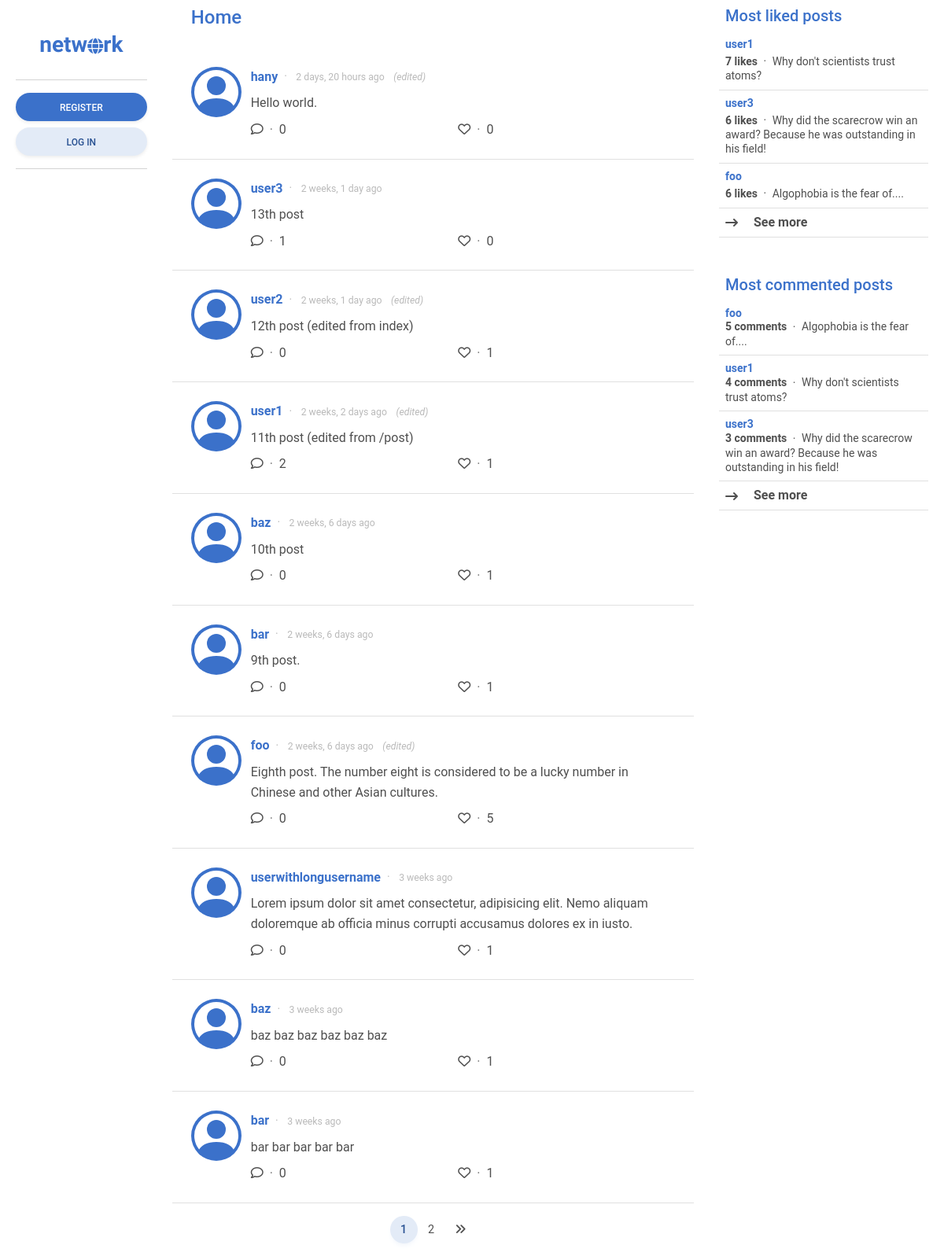
The page / on the database its author committed.
### network/models.py (models this page shows, shortened)
class Post(models.Model):
    content = models.CharField(max_length=255)
    poster = models.ForeignKey(User, on_delete=models.CASCADE, related_name="posts")
    likers = models.ManyToManyField(User, blank=True, related_name="likes")
    date_posted = models.DateTimeField(auto_now_add=True)
    edited = models.BooleanField(default=False)
    def most_liked_posts():
        posts = Post.objects.annotate(likes_count=Count('likers'))
        return posts.order_by('-likes_count')
    def most_commented_posts():
        posts = Post.objects.annotate(comment_count=Count('comments'))
        return posts.order_by('-comment_count')
    class Meta:
        ordering = ["-date_posted"]

class User(AbstractUser):
    pass
    date_joined = models.DateTimeField(auto_now_add=True)
    following = models.ManyToManyField("self", blank=True, related_name="followers", symmetrical=False)
    def most_followed_users():
        users = User.objects.annotate(follower_count=Count('followers'))
        return users.order_by('-follower_count')

### network/views.py (the view)
# urls.py: path("", views.index, name="index"),
def index(request):
    most_followed_users = User.most_followed_users()
    most_liked_posts = Post.most_liked_posts()
    most_commented_posts = Post.most_commented_posts()
    posts = Post.objects.all()
    p = Paginator(posts, 10)
    page_number = request.GET.get("page")
    page_posts = p.get_page(page_number)
    return render(request, "network/index.html", {
        "most_followed_users": most_followed_users,
        "most_liked_posts": most_liked_posts,
        "most_commented_posts": most_commented_posts,
        "posts": page_posts,
    })

### network/templates/network/index.html
{% extends "network/layout.html" %}
{% block sidebar_left %}
    {% include "network/sidebar_left.html" %}
{% endblock %}
{% block main %}
    {% url 'index' as index %}
    {% url 'following' as following %}
    {% url 'likes' as likes %}
    {% if request.path == index %}
    {% include "network/posts.html" with posts=posts headline="Home" %}
    {% elif request.path == following %}
    {% include "network/posts.html" with posts=posts headline="Following" %}
    {% elif request.path == likes %}
    {% include "network/posts.html" with posts=posts headline="Likes" %}
    {% elif request.path == login %}
    {% include "network/login.html" %}
    {% elif request.path == register %}
    {% include "network/register.html" %}
    {% endif %}
    {% include "network/pagination.html" with posts=posts %}
{% endblock %}
{% block sidebar_right %}
    {% include "network/sidebar_right.html" %}
{% endblock %}

### network/templates/network/posts.html (shortened to what this page needs)
{% load humanize %}
{% if headline %}
<div class="h4 mb-0 pb-4 px-4 pt-2 sticky-top transparan text-primary">
    {{ headline }}
</div>
{% endif %}
{% if not posts %}
<div class="container p-0">
    <h5 class="text-center p-3">
        No posts yet.
    </h5>
</div>
{% else %}
{% for post in posts %}
<div class="container border-bottom post" id="post_id_{{ post.id }}">
    <div class="row p-4">
        <div class="col-auto p-0">
            <a href="{% url 'profile' user=post.poster.username %}">
            </a>
        </div>
        <div class="col align-self-center">
            <a class="row" href="{% url 'post' id=post.id %}">
                <div class="d-flex justify-content-start">
                    <div class="text-primary fw-bold text-decoration-none align-middle">
                        {{ post.poster.username }}
                    </div>
                    <div class="small text-muted opacity-50 align-self-center">
                        <span class="mx-2 align-self-center">&#183;</span>
                        <span class="small align-self-center">{{ post.date_posted|naturaltime }}</span>
                        <span class="ms-2 small align-self-center fst-italic" id="editedStatus_{{ post.id }}">
                            {% if post.edited %}
                            (edited)
                            {% endif %}
                        </span>
                    </div>
                </div>
                <div class="my-2 text-body" id="og_{{post.id}}">{{ post.content }}</div>
            </a>
            <div class="row">
                <div class="row">
                    <div class="col">
                        <div role="button" data-mdb-toggle="modal" data-mdb-target="#comment_list_modal_{{ post.id }}">
                            <i class="fa-regular fa-comment"></i>
                            <span class="mx-1 text-muted">&#183;</span>
                            {% if post.comments.count %}
                            {{ post.comments.count }}
                            {% else %}
                            0
                            {% endif %}
                        </div>
                    </div>
                    <div class="col">
                        <span id="likes_button_{{ post.id }}" role="button" onclick="likePost({{ post.id }})">
                            <i
                            {% if user.is_authenticated %}
                                {% if user in post.likers.all %}
                                class="fa-solid fa-heart text-danger"
                                {% endif %}
                                class="fa-regular fa-heart"
                            {% else %}
                            class="fa-regular fa-heart" role="button" data-mdb-toggle="modal" data-mdb-target="#like_post_{{ post.id }}"
                            {% endif %}>
                            </i>
                        </span>
                        <span class="mx-1 text-muted">&#183;</span>
                        <span role="button" data-mdb-toggle="modal" data-mdb-target="#likers_list_modal_{{ post.id }}" id="likes_number_{{ post.id }}">
                            {% if post.likers.count %}
                            {{ post.likers.count }}
                            {% else %}
                            0
                            {% endif %}
                        </span>
                    </div>
                </div>
            </div>
        </div>
    </div>
</div>
{% endfor %}
{% endif %}

### network/templates/network/sidebar_right.html (shortened to what this page needs)
<div class="mb-5 lh-sm">
    <div class="h5 px-2 text-primary sticky-top transparan">Most liked posts</div>
    <div class="list-group list-group-light list-group-small">
        {% for post in most_liked_posts|slice:":3" %}
        <div class="post p-2 border-bottom small">
            <a href="{% url 'post' id=post.id %}" class="text-body text-decoration-none align-middle">
                <div class="text-primary fw-bold mb-1">{{ post.poster.username }}</div>
                <span class="fw-bold">{{ post.likers.count }} likes</span>
                <span class="mx-1 align-middle">&#183;</span>
                <span>{{post.content}}</span>
            </a>
        </div>
        {% endfor %}
        <div class="fw-bold post p-2 border-bottom" role="button" data-mdb-toggle="modal" data-mdb-target="#most_liked_posts">
            <i class="align-middle me-3 fa-solid fa-arrow-right-long"></i>
            See more
        </div>
    </div>
</div>
<div class="lh-sm">
    <div class="h5 px-2 text-primary">Most commented posts</div>
    <div class="list-group list-group-light list-group-small">
        {% for post in most_commented_posts|slice:":3" %}
        <div class="post p-2 border-bottom small">
            <a href="{% url 'post' id=post.id %}" class="text-body text-decoration-none align-middle">
                <div class="text-primary fw-bold">{{ post.poster.username }}</div>
                <span class="fw-bold">{{ post.comments.count }} comments</span>
                <span class="mx-1 align-middle">&#183;</span>
                {{ post.content }}
            </a>
        </div>
        {% endfor %}
        <div class="fw-bold post p-2 border-bottom" role="button" data-mdb-toggle="modal" data-mdb-target="#most_commented_posts">
            <i class="align-middle me-3 fa-solid fa-arrow-right-long"></i>
            See more
        </div>
    </div>
</div>

### network/static/network/styles.css (style rules this page uses)
.transparan { background: rgba(255, 255, 255, 0.75); backdrop-filter: blur(2px); }

### rows shown on the page
Post: poster.username "hany", date_posted "2 days, 20 hours ago", edited "(edited)", content "Hello world."
Post: poster.username "user3", date_posted "2 weeks, 1 day ago", content "13th post", comments.count "1", shows "0"
Post: poster.username "user2", date_posted "2 weeks, 1 day ago", edited "(edited)", content "12th post (edited from index)", shows "0", likers.count "1"
Post: poster.username "user1", date_posted "2 weeks, 2 days ago", edited "(edited)", content "11th post (edited from /post)", comments.count "2", likers.count "1"
Post: poster.username "baz", date_posted "2 weeks, 6 days ago", content "10th post", likers.count "1"
Post: poster.username "bar", date_posted "2 weeks, 6 days ago", content "9th post.", shows "0", likers.count "1"
Post: poster.username "foo", date_posted "2 weeks, 6 days ago", edited "(edited)", content "Eighth post. The number eight is considered to be a lucky number in Chinese and other Asian cultures.", shows "0", likers.count "5"
Post: poster.username "userwithlongusername", date_posted "3 weeks ago", content "Lorem ipsum dolor sit amet consectetur, adipisicing elit. Nemo aliquam doloremque ab officia minus corrupti accusamus dolores ex in iusto.", shows "0", likers.count "1"
Post: poster.username "baz", date_posted "3 weeks ago", content "baz baz baz baz baz baz", shows "0", likers.count "1"
Post: poster.username "bar", date_posted "3 weeks ago", content "bar bar bar bar bar", shows "0", likers.count "1"
Post: poster.username "user1", likers.count "7", content "Why don't scientists trust atoms?", comments.count "4"
Post: poster.username "user3", likers.count "6", content "Why did the scarecrow win an award? Because he was outstanding in his field!", comments.count "3"
Post: poster.username "foo", likers.count "6", content "Algophobia is the fear of....", comments.count "5"

### other values the page prints
{{ headline }} "Home"
{{ posts.number }} "1"
{{ posts.number|add:"1" }} "2"
